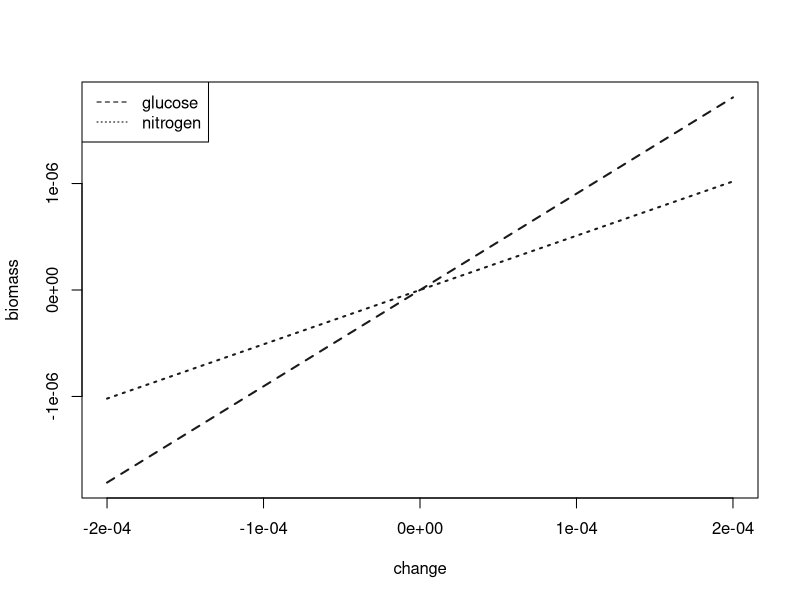

The R source for this figure:
library(lattice)
data = read.csv(file='curve.csv')

data$change <- (data$change - 1)
data$biomass <- data$biomass * -1

envs = unique(data$env)
for(i in 1:length(envs)) {
  env = envs[i]
  data[data$env == env,]$biomass <- data[data$env == env,]$biomass - mean(data[data$env == env,]$biomass)
  
}

lines = c(2,3)

nit = subset = data[data$env == 'nitrogen',]
glu = subset = data[data$env == 'glucose',]

plot(biomass ~ change,data=data,type='n')
lines(biomass ~ change, data=glu,lwd=2,lty=lines[1],col="grey10")
lines(biomass ~ change, data=nit,lwd=2,lty=lines[2],col="grey10")

legend("topleft",legend=envs,lty=lines)


